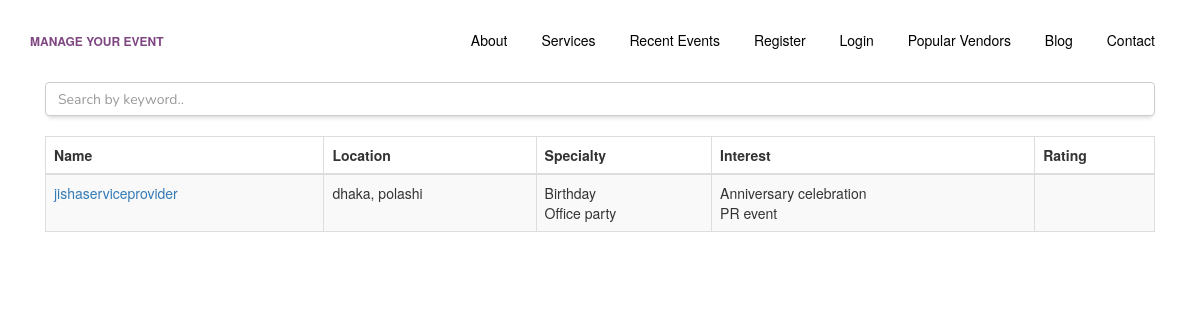
Screenshot of /client/vendorlist with the database file from the repository.
### vendor/models.py (models this page shows)
class Vendor(models.Model):
    vendor_name = models.CharField(max_length=255, default=None, blank=True, null=True)
    vendor_email = models.CharField(max_length=255, default=None, blank=True, null=True)
    vendor_company_name = models.CharField(max_length=255, default=None, blank=True, null=True)
    vendor_company_website = models.CharField(max_length=255, default=None, blank=True, null=True)
    vendor_establish_time = models.IntegerField(default=None, blank=True, null=True)
    vendor_employee_number = models.IntegerField(default=None, blank=True, null=True)
    vendor_annual_turnover = models.IntegerField(default=None, blank=True, null=True)
    vendor_member_type = models.CharField(max_length=255, default=None, blank=True, null=True)
    vendor_contact_number = models.IntegerField(default=None, blank=True, null=True)
    vendor_description = models.CharField(max_length=2083, default=None, blank=True, null=True)
    vendor_logo = models.CharField(max_length=255, default=None, blank=True, null=True)
    vendor_language = models.CharField(max_length=203, default=None, blank=True, null=True)
    vendor_studio_size = models.CharField(max_length=255, default=None, blank=True, null=True)
    date_added = models.DateTimeField(default=datetime.now, blank=True)

class Vendor_Info(models.Model):
    vendor_name = models.CharField(max_length=255, default=None, blank=True, null=True)
    vendor_company_address = models.CharField(max_length=255, default=None, blank=True, null=True)
    vendor_social_media = models.CharField(max_length=255, default=None, blank=True, null=True)
    vendor_past_work = models.CharField(max_length=2083, default=None, blank=True, null=True)
    vendor_upcoming_work = models.CharField(max_length=2083, default=None, blank=True, null=True)
    vendor_provide_design = models.CharField(max_length=2083, default=None, blank=True, null=True)
    vendor_company_name = models.CharField(max_length=255, default=None, blank=True, null=True)
    date_added = models.DateTimeField(default=datetime.now, blank=True)
    ratings = models.IntegerField(default=None, blank=True, null=True)

class VendorBrief(models.Model):
    vendor_company_name = models.CharField(max_length=255, default="", blank=True, null=True)
    vendor_specialty = models.CharField(max_length=255, default="", blank=True, null=True)
    vendor_interest = models.CharField(max_length=255, default="", blank=True, null=True)
    vendor_remote_work = models.CharField(max_length=255, default="", blank=True, null=True)
    vendor_event_budget = models.CharField(max_length=255, default="", blank=True, null=True)
    vendor_budget_upper = models.IntegerField(default=None, blank=True, null=True)
    vendor_budget_lower = models.IntegerField(default=None, blank=True, null=True)
    vendor_name = models.CharField(max_length=255, default="")
    vendor_service = models.CharField(max_length=255, default=None, blank=True, null=True)
    date_added = models.DateTimeField(default=datetime.now, blank=True)

### vendor/views.py (the view)
# urls.py: path('client/vendorlist', vendorlist_view, name='vendorlistview'),
def vendorlist_view(request):
    vendor_list_view = Vendor.objects.all()
    vendor_info = Vendor_Info.objects.all()
    vendor_brief = VendorBrief.objects.all()
    feedback = Feedback.objects.all()
    return render(request, 'vendor_list_view.html', {'vendorlist': vendor_list_view, 'feedback': feedback,
                                                     'vendorinfo': vendor_info, 'vendorbrief': vendor_brief})

### vendor/templates/vendor_list_view.html (shortened to what this page needs)
<!DOCTYPE html>
{% extends 'base2.html' %}
{% block content %}
<head>
    <link rel="stylesheet" href="https://maxcdn.bootstrapcdn.com/bootstrap/3.4.0/css/bootstrap.min.css">
</head>
<body>
<div class="container">
    <input class="form-control" id="myInput2" type="text" placeholder="Search by keyword..">
    <br>
    <table class="table table-bordered table-striped">
        <thead>
        <tr>
            <th>Name</th>
            <th>Location</th>
            <th>Specialty</th>
            <th>Interest</th>
            <th>Rating</th>
        </tr>
        </thead>
        {% for resultlist in vendorlist %}
        {% if resultlist.vendor_company_name %}
        <ul class='nav'>
            <li>
                <tbody id="myTable2">
                <tr>
                    <td>
                        <label><a class="btn-link" href="myservicematch/vendor/?sku={{ resultlist.vendor_company_name }}">
                            {{ resultlist.vendor_company_name }}</a></label><br></td>
                    <td>
                        {% for vendor_info in vendorinfo %}
                        {% if vendor_info.vendor_company_name == resultlist.vendor_company_name %}
                        {% if vendor_info.vendor_company_address %}
                        {{ vendor_info.vendor_company_address }} <br>
                        {% endif %}
                        {% endif %}
                        {% endfor %}
                    </td>
                    <td>
                        {% for vendor_brief in vendorbrief %}
                        {% if vendor_brief.vendor_company_name == resultlist.vendor_company_name %}
                        {% if vendor_brief.vendor_specialty %}
                        {{ vendor_brief.vendor_specialty }} <br>
                        {% endif %}
                        {% endif %}
                        {% endfor %}
                    </td>
                    <td>
                        {% for vendor_brief in vendorbrief %}
                        {% if vendor_brief.vendor_company_name == resultlist.vendor_company_name %}
                        {% if vendor_brief.vendor_interest %}
                        {{ vendor_brief.vendor_interest }} <br>
                        {% endif %}
                        {% endif %}
                        {% endfor %}
                    </td>
                    <td>{{ resultlist.vendor_past_work }}</td>
                </tr>
                </tbody>
            </li>
        </ul>
        {% endif %}
        {% endfor %}
    </table>
</div>
</body>
{% endblock %}

### static/css/style.css (style rules this page uses)
.font-gray-7, body { color: #939393; }
body { line-height: 1.7; font-weight: 400; font-size: 1rem; }
a { -webkit-transition: .3s all ease; -o-transition: .3s all ease; transition: .3s all ease; }
.form-control { height: 55px; background: #fff !important; font-family: "Nunito", -apple-system, BlinkMacSystemFont, "Segoe UI", Roboto, "Helvetica Neue", Arial, sans-serif, "Apple Color Emoji", "Segoe UI Emoji", "Segoe UI Symbol", "Noto Color Emoji"; }
.form-control { border: none; -webkit-box-shadow: 0 4px 5px -3px rgba(0, 0, 0, 0.2) !important; box-shadow: 0 4px 5px -3px rgba(0, 0, 0, 0.2) !important; }

### rows the page displays
Vendor: vendor_company_name "jishaserviceprovider"
Vendor_Info: vendor_company_address "dhaka, polashi"
VendorBrief: vendor_specialty "Birthday", vendor_interest "Anniversary celebration"
VendorBrief: vendor_specialty "Office party", vendor_interest "PR event"
